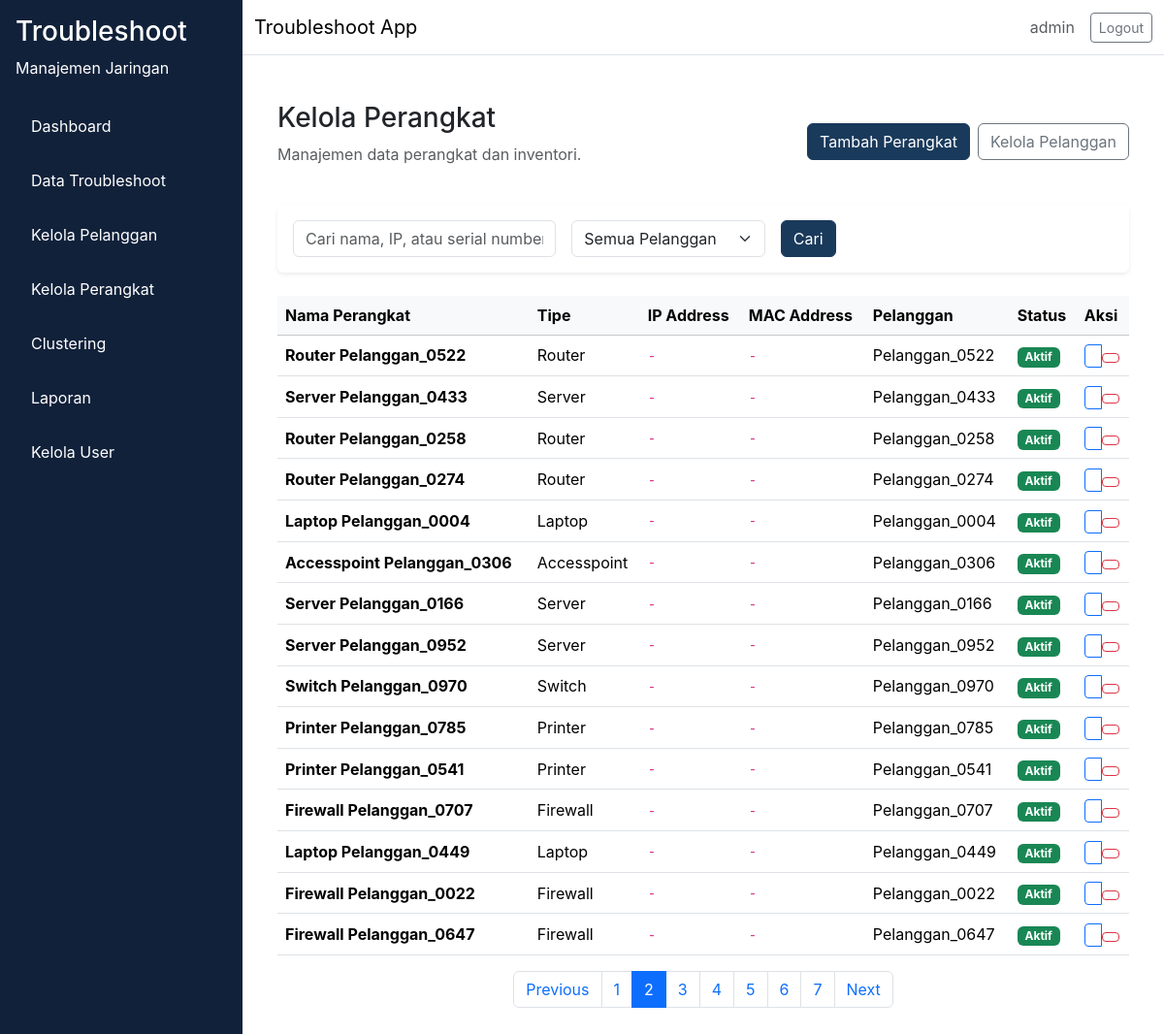
Page /pelanggan/perangkat?page=2&search=&pelanggan= (signed in) on the committed database.
### app/models/user.py (models this page shows, shortened)
class User(db.Model, UserMixin):
    __tablename__ = "user"
    id = db.Column(db.Integer, primary_key=True)
    username = db.Column(db.String(64), unique=True, nullable=False)
    email = db.Column(db.String(120), unique=True, nullable=False)
    password_hash = db.Column(db.String(256), nullable=False)
    role = db.Column(db.Enum(RoleEnum), nullable=False, default=RoleEnum.teknisi)
    created_at = db.Column(db.DateTime, server_default=db.func.now(), nullable=False)
    is_active = db.Column(db.Boolean, default=True, nullable=False)

### app/models/perangkat.py (models this page shows, shortened)
class Perangkat(db.Model):
    __tablename__ = "perangkat"
    id = db.Column(db.Integer, primary_key=True)
    nama = db.Column(db.String(150), nullable=False)
    ip_address = db.Column(db.String(50), nullable=True)
    mac_address = db.Column(db.String(50), nullable=True)
    location_code = db.Column(db.String(50), nullable=True)
    tipe = db.Column(db.String(100), nullable=False)  # PC, Laptop, Printer, Server, etc
    serial_number = db.Column(db.String(100), nullable=True)
    status = db.Column(db.String(50), nullable=False, default="Aktif")  # Aktif, Nonaktif, Service
    keterangan = db.Column(db.Text, nullable=True)
    pelanggan_id = db.Column(db.Integer, db.ForeignKey("pelanggan.id"), nullable=False)
    created_at = db.Column(db.DateTime, server_default=db.func.now(), nullable=False)
    updated_at = db.Column(db.DateTime, server_default=db.func.now(), onupdate=db.func.now(), nullable=False)
    troubleshoots = db.relationship("Troubleshoot", backref="perangkat_ref", lazy="dynamic")

### app/models/pelanggan.py (models this page shows, shortened)
class Pelanggan(db.Model):
    __tablename__ = "pelanggan"
    id = db.Column(db.Integer, primary_key=True)
    nama = db.Column(db.String(150), nullable=False, unique=True)
    kontak = db.Column(db.String(20), nullable=False)
    email = db.Column(db.String(120), nullable=True)
    lokasi = db.Column(db.String(255), nullable=False)
    departemen = db.Column(db.String(100), nullable=True)
    alamat = db.Column(db.Text, nullable=True)
    created_at = db.Column(db.DateTime, server_default=db.func.now(), nullable=False)
    updated_at = db.Column(db.DateTime, server_default=db.func.now(), onupdate=db.func.now(), nullable=False)
    perangkats = db.relationship("Perangkat", backref="pelanggan", lazy="dynamic", cascade="all, delete-orphan")
    troubleshoots = db.relationship("Troubleshoot", backref="pelanggan_ref", lazy="dynamic", cascade="all, delete-orphan")

### app/routes/pelanggan.py (the view)
@pelanggan_bp.route("/perangkat")
def perangkat_index():
    page = request.args.get("page", 1, type=int)
    search = request.args.get("search", "", type=str).strip()
    pelanggan_filter = request.args.get("pelanggan", "", type=str)
    query = Perangkat.query
    if search:
        query = query.filter(
            Perangkat.nama.ilike(f"%{search}%") |
            Perangkat.ip_address.ilike(f"%{search}%") |
            Perangkat.serial_number.ilike(f"%{search}%")
        )
    if pelanggan_filter:
        query = query.filter_by(pelanggan_id=pelanggan_filter)
    pagination = query.order_by(Perangkat.created_at.desc()).paginate(page=page, per_page=15)
    pelanggan_list = Pelanggan.query.all()
    return render_template(
        "pelanggan/perangkat_index.html",
        pagination=pagination,
        search=search,
        pelanggan_filter=pelanggan_filter,
        pelanggan_list=pelanggan_list,
    )

### app/__init__.py (called while the page is built)
def load_user(user_id):
    return User.query.get(int(user_id))

### app/routes/pelanggan.py (called while the page is built)
@pelanggan_bp.before_request
@login_required
def check_admin_manajer():
    if current_user.role.value not in ["admin", "manajer"]:
        flash("Anda tidak memiliki akses ke halaman ini.", "danger")
        return redirect(url_for("troubleshoot.index"))

### app/templates/pelanggan/perangkat_index.html (shortened to what this page needs)
{% extends "base.html" %}
{% block content %}
<div class="container-fluid">
  <div class="d-flex flex-column flex-md-row align-items-md-center justify-content-between mb-4 gap-3">
    <div>
      <h1 class="h3">Kelola Perangkat</h1>
      <p class="text-muted">Manajemen data perangkat dan inventori.</p>
    </div>
    <div class="d-flex gap-2">
      <a href="{{ url_for('pelanggan.perangkat_tambah') }}" class="btn btn-primary">Tambah Perangkat</a>
      <a href="{{ url_for('pelanggan.index') }}" class="btn btn-outline-secondary">Kelola Pelanggan</a>
    </div>
  </div>
  <div class="card shadow-sm p-3 mb-4">
    <form method="GET" class="row g-3 align-items-center">
      <div class="col-md-4">
        <input type="text" name="search" class="form-control" placeholder="Cari nama, IP, atau serial number" value="{{ search }}">
      </div>
      <div class="col-md-3">
        <select class="form-select" name="pelanggan">
          <option value="">Semua Pelanggan</option>
        </select>
      </div>
      <div class="col-md-auto">
        <button type="submit" class="btn btn-primary">Cari</button>
      </div>
    </form>
  </div>
  <div class="table-responsive">
    <table class="table table-hover align-middle">
      <thead class="table-light">
        <tr>
          <th>Nama Perangkat</th>
          <th>Tipe</th>
          <th>IP Address</th>
          <th>MAC Address</th>
          <th>Pelanggan</th>
          <th>Status</th>
          <th>Aksi</th>
        </tr>
      </thead>
      <tbody>
        {% if pagination.items %}
          {% for item in pagination.items %}
          <tr>
            <td><strong>{{ item.nama }}</strong></td>
            <td>{{ item.tipe }}</td>
            <td><code>{{ item.ip_address or '-' }}</code></td>
            <td><code>{{ item.mac_address or '-' }}</code></td>
            <td>{{ item.pelanggan.nama }}</td>
            <td>
              <span class="badge bg-{% if item.status == 'Aktif' %}success{% elif item.status == 'Nonaktif' %}danger{% else %}warning{% endif %}">
                {{ item.status }}
              </span>
            </td>
            <td>
              <div class="btn-group btn-group-sm" role="group">
                <a href="{{ url_for('pelanggan.perangkat_edit', id=item.id) }}" class="btn btn-outline-primary" title="Edit">
                </a>
                <form method="POST" action="{{ url_for('pelanggan.perangkat_hapus', id=item.id) }}" onsubmit="return confirm('Hapus perangkat ini?');" style="display: inline;">
                  <button type="submit" class="btn btn-sm btn-outline-danger" title="Delete">
                  </button>
                </form>
              </div>
            </td>
          </tr>
          {% endfor %}
        {% else %}
          <tr>
            <td colspan="7" class="text-center text-muted py-4">Tidak ada data perangkat.</td>
          </tr>
        {% endif %}
      </tbody>
    </table>
  </div>
  {% if pagination.pages > 1 %}
  <nav aria-label="Page navigation">
    <ul class="pagination justify-content-center">
      {% if pagination.has_prev %}
      <li class="page-item">
        <a class="page-link" href="{{ url_for('pelanggan.perangkat_index', page=pagination.prev_num, search=search, pelanggan=pelanggan_filter) }}">Previous</a>
      </li>
      {% endif %}
      {% for page_num in pagination.iter_pages() %}
        {% if page_num %}
          {% if page_num == pagination.page %}
          <li class="page-item active"><span class="page-link">{{ page_num }}</span></li>
          {% else %}
          <li class="page-item"><a class="page-link" href="{{ url_for('pelanggan.perangkat_index', page=page_num, search=search, pelanggan=pelanggan_filter) }}">{{ page_num }}</a></li>
          {% endif %}
        {% endif %}
      {% endfor %}
      {% if pagination.has_next %}
      <li class="page-item">
        <a class="page-link" href="{{ url_for('pelanggan.perangkat_index', page=pagination.next_num, search=search, pelanggan=pelanggan_filter) }}">Next</a>
      </li>
      {% endif %}
    </ul>
  </nav>
  {% endif %}
</div>
{% endblock %}

### app/templates/base.html (shortened to what this page needs)
<!doctype html>
<html lang="en">
  <head>
    <link href="https://cdn.jsdelivr.net/npm/bootstrap@5.3.2/dist/css/bootstrap.min.css" rel="stylesheet">
    <link rel="stylesheet" href="{{ url_for('static', filename='css/style.css') }}">
  </head>
  <body>
    <div class="d-flex min-vh-100 bg-light">
      {% if current_user.is_authenticated %}
      <nav class="sidebar p-3">
        <div class="sidebar-header mb-4 text-white">
          <h3>Troubleshoot</h3>
          <p>Manajemen Jaringan</p>
        </div>
        <ul class="nav flex-column">
          <li class="nav-item mb-2">
            <a class="nav-link text-white" href="{{ url_for('dashboard.index') }}">Dashboard</a>
          </li>
          {% if current_user.role.value == 'teknisi' %}
            <li class="nav-item mb-2">
              <a class="nav-link text-white" href="{{ url_for('troubleshoot.my_tasks') }}">Task Saya</a>
            </li>
          {% else %}
            <li class="nav-item mb-2">
              <a class="nav-link text-white" href="{{ url_for('troubleshoot.index') }}">Data Troubleshoot</a>
            </li>
            <li class="nav-item mb-2">
              <a class="nav-link text-white" href="{{ url_for('pelanggan.index') }}">Kelola Pelanggan</a>
            </li>
            <li class="nav-item mb-2">
              <a class="nav-link text-white" href="{{ url_for('pelanggan.perangkat_index') }}">Kelola Perangkat</a>
            </li>
            {% if current_user.role.value in ['admin', 'manajer'] %}
            <li class="nav-item mb-2">
              <a class="nav-link text-white" href="{{ url_for('clustering.index') }}">Clustering</a>
            </li>
            {% endif %}
            <li class="nav-item mb-2">
              <a class="nav-link text-white" href="{{ url_for('laporan.index') }}">Laporan</a>
            </li>
          {% endif %}
          {% if current_user.role.value == 'admin' %}
          <li class="nav-item mb-2">
            <a class="nav-link text-white" href="{{ url_for('admin.users') }}">Kelola User</a>
          </li>
          {% endif %}
        </ul>
      </nav>
      {% endif %}
      <div class="flex-grow-1 d-flex flex-column">
        <nav class="navbar navbar-expand-lg navbar-light bg-white border-bottom">
          <div class="container-fluid">
            <div class="navbar-brand mb-0">Troubleshoot App</div>
            <div class="d-flex align-items-center gap-3">
              {% if current_user.is_authenticated %}
              <span class="text-muted">{{ current_user.username }}</span>
              <a class="btn btn-outline-secondary btn-sm" href="{{ url_for('auth.logout') }}">Logout</a>
              {% endif %}
            </div>
          </div>
        </nav>
        <main class="flex-grow-1 p-4 bg-white">
          {% block content %}
          {% endblock %}
        </main>
      </div>
    </div>
  </body>
</html>

### app/static/css/style.css (style rules this page uses)
:root { --primary-color: #1a3a5c; --sidebar-bg: #11213a; --content-bg: #f8f9fa; }
body { margin: 0; font-family: Inter, system-ui, -apple-system, BlinkMacSystemFont, "Segoe UI", sans-serif; background-color: var(--content-bg); }
.sidebar { width: 250px; min-height: 100vh; background-color: var(--sidebar-bg); color: #ffffff; }
.sidebar-header h3, .sidebar-header p, .sidebar .nav-link { color: #ffffff; }
.sidebar .nav-link { padding: 0.75rem 1rem; border-radius: 0.5rem; }
main { background-color: #ffffff; }
.card { border: none; }
.btn-primary { background-color: var(--primary-color); border-color: var(--primary-color); }

### rows in the picture
User: username "admin"
Perangkat: nama "Router Pelanggan_0522", tipe "Router", ip_address "-", mac_address "-", pelanggan.nama "Pelanggan_0522", status "Aktif"
Perangkat: nama "Server Pelanggan_0433", tipe "Server", ip_address "-", mac_address "-", pelanggan.nama "Pelanggan_0433", status "Aktif"
Perangkat: nama "Router Pelanggan_0258", tipe "Router", ip_address "-", mac_address "-", pelanggan.nama "Pelanggan_0258", status "Aktif"
Perangkat: nama "Router Pelanggan_0274", tipe "Router", ip_address "-", mac_address "-", pelanggan.nama "Pelanggan_0274", status "Aktif"
Perangkat: nama "Laptop Pelanggan_0004", tipe "Laptop", ip_address "-", mac_address "-", pelanggan.nama "Pelanggan_0004", status "Aktif"
Perangkat: nama "Accesspoint Pelanggan_0306", tipe "Accesspoint", ip_address "-", mac_address "-", pelanggan.nama "Pelanggan_0306", status "Aktif"
Perangkat: nama "Server Pelanggan_0166", tipe "Server", ip_address "-", mac_address "-", pelanggan.nama "Pelanggan_0166", status "Aktif"
Perangkat: nama "Server Pelanggan_0952", tipe "Server", ip_address "-", mac_address "-", pelanggan.nama "Pelanggan_0952", status "Aktif"
Perangkat: nama "Switch Pelanggan_0970", tipe "Switch", ip_address "-", mac_address "-", pelanggan.nama "Pelanggan_0970", status "Aktif"
Perangkat: nama "Printer Pelanggan_0785", tipe "Printer", ip_address "-", mac_address "-", pelanggan.nama "Pelanggan_0785", status "Aktif"
Perangkat: nama "Printer Pelanggan_0541", tipe "Printer", ip_address "-", mac_address "-", pelanggan.nama "Pelanggan_0541", status "Aktif"
Perangkat: nama "Firewall Pelanggan_0707", tipe "Firewall", ip_address "-", mac_address "-", pelanggan.nama "Pelanggan_0707", status "Aktif"
Perangkat: nama "Laptop Pelanggan_0449", tipe "Laptop", ip_address "-", mac_address "-", pelanggan.nama "Pelanggan_0449", status "Aktif"
Perangkat: nama "Firewall Pelanggan_0022", tipe "Firewall", ip_address "-", mac_address "-", pelanggan.nama "Pelanggan_0022", status "Aktif"
Perangkat: nama "Firewall Pelanggan_0647", tipe "Firewall", ip_address "-", mac_address "-", pelanggan.nama "Pelanggan_0647", status "Aktif"

### other values in the picture
{{ page_num }} "1" "3" "4" "5" "6" "7"
{{ page_num }} "2"
